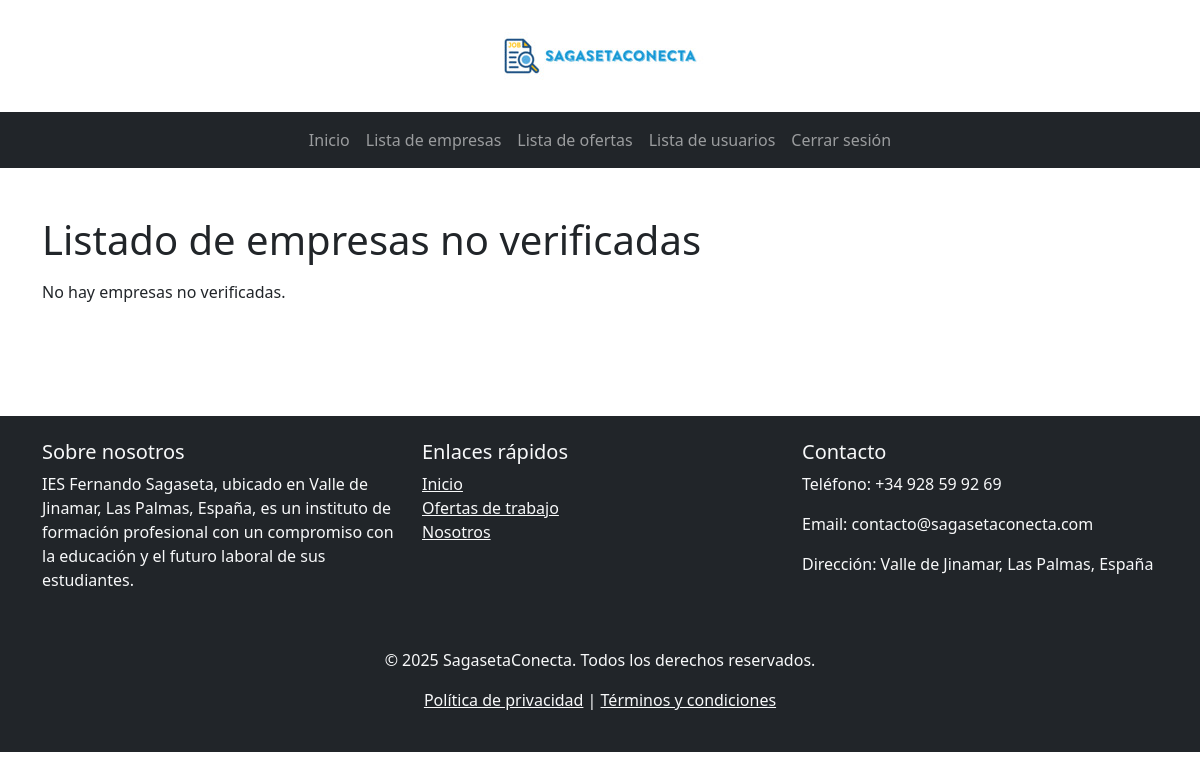
/src/centro/listado_empresas.php (signed in), run on an earlier commit of the app's database.
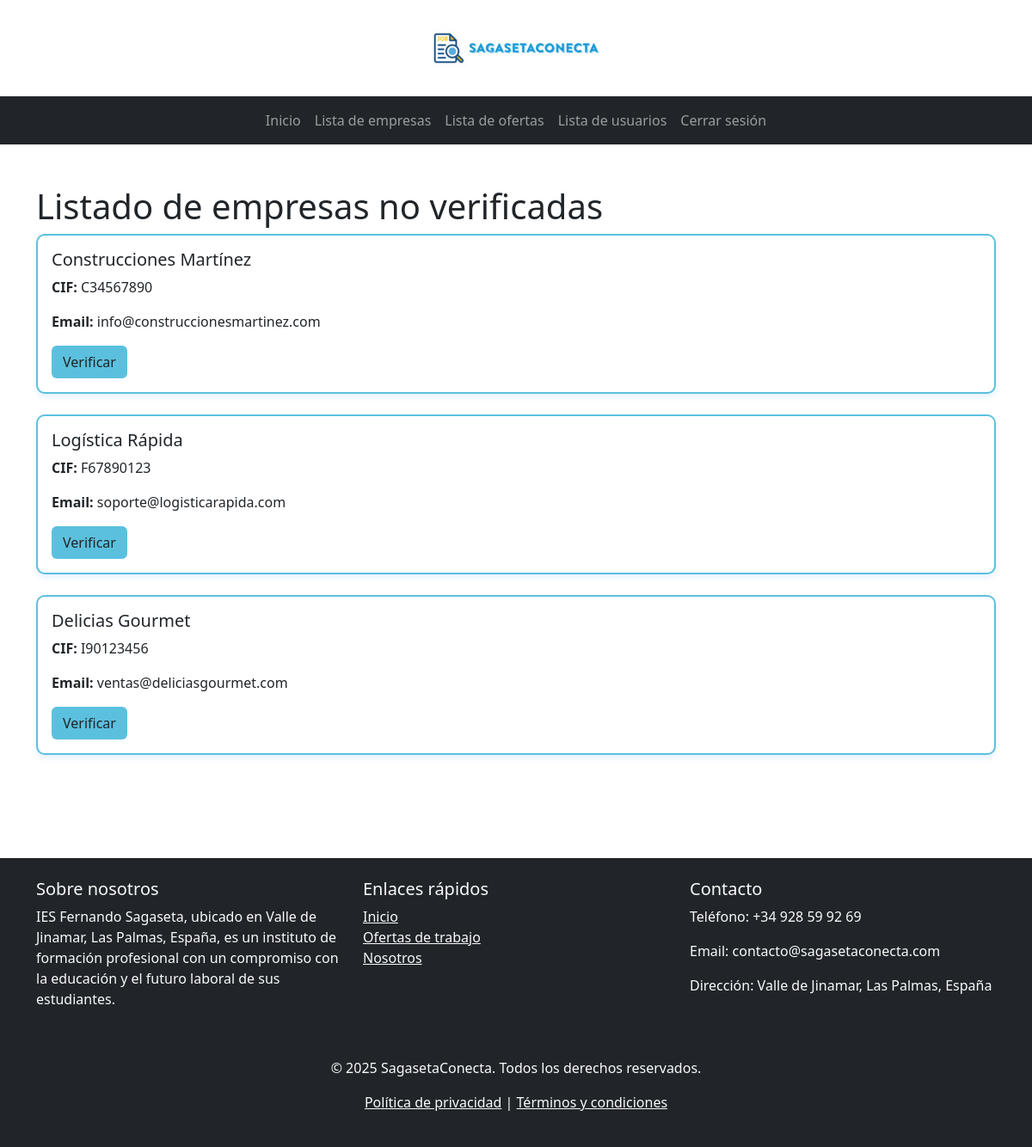
And on a later commit of the database.
### tables this page shows
CREATE TABLE `empresa` (
  `id` bigint(20) NOT NULL,
  `nombre` varchar(255) NOT NULL,
  `CIF` varchar(255) NOT NULL,
  `email` varchar(255) NOT NULL,
  `password` varchar(255) NOT NULL,
  `verificado` tinyint(1) NOT NULL DEFAULT 0
);

### src/centro/listado_empresas.php (the view, shortened to what this page needs)
<!DOCTYPE html>
<html lang="es">
<head>
  <link href="https://cdn.jsdelivr.net/npm/bootstrap@5.3.2/dist/css/bootstrap.min.css" rel="stylesheet">
</head>
<body class="d-flex flex-column min-vh-100">
  <header class="container text-center py-3">
    <img src="../assets/img/logo_size_long.jpg" alt="Logo" class="img-fluid w-70 w-md-50 w-lg-25 mx-auto d-block">
  </header>
  <nav class="navbar navbar-expand-md navbar-dark bg-dark">
    <div class="container">
      <div class="collapse navbar-collapse justify-content-center" id="navbarNav">
        <ul class="navbar-nav">
          <li class="nav-item">
            <a class="nav-link" href="./dashboard_centro.php">Inicio</a>
          </li>
          <li class="nav-item">
            <a class="nav-link" href="./listado_empresas.php">Lista de empresas</a>
          </li>
          <li class="nav-item">
            <a class="nav-link" href="./listado_ofertas.php">Lista de ofertas</a>
          </li>
          <li class="nav-item">
            <a class="nav-link" href="./listado_usuarios.php">Lista de usuarios</a>
          </li>
          <li class="nav-item">
            <a class="nav-link" href="../auth/logout.php">Cerrar sesión</a>
          </li>
        </ul>
      </div>
    </div>
  </nav>
  <main class="container my-5">
    <h1>Listado de empresas no verificadas</h1>
    <?php
    try {
      $conn = createConnection();
      $conn->setAttribute(PDO::ATTR_ERRMODE, PDO::ERRMODE_EXCEPTION);
      $query = "SELECT id, nombre, CIF, email FROM empresa WHERE verificado = 0";
      $stmt = $conn->prepare($query);
      $stmt->execute();
      $empresas = $stmt->fetchAll(PDO::FETCH_ASSOC);
    } catch (PDOException $ex) {
      echo "Error al obtener las empresas: " . $ex->getMessage();
    }
    ?>
    <?php if ($empresas): ?>
      <div class="row">
        <?php foreach ($empresas as $empresa): ?>
          <div class="col-12 mb-4">
            <div class="card h-100" style="border: 2px solid #5bc0de; border-radius: 10px; box-shadow: 0 4px 6px rgba(0, 123, 255, 0.1);">
              <div class="card-body">
                <h5 class="card-title"><?php echo htmlspecialchars($empresa['nombre']); ?></h5>
                <p class="card-text"><strong>CIF:</strong> <?php echo htmlspecialchars($empresa['CIF']); ?></p>
                <p class="card-text"><strong>Email:</strong> <?php echo htmlspecialchars($empresa['email']); ?></p>
                <form action="../assets/function/cambiar_estado_verificado_empresa.php" method="POST">
                  <button type="submit" class="btn" style="background-color: #5bc0de;">Verificar</button>
                </form>
              </div>
            </div>
          </div>
        <?php endforeach; ?>
      </div>
    <?php else: ?>
      <p class="mt-3">No hay empresas no verificadas.</p>
    <?php endif; ?>
  </main>
  <footer class="bg-dark text-light py-4 mt-5">
    <div class="container">
      <div class="row">
        <div class="col-md-4 mb-3">
          <h5>Sobre nosotros</h5>
          <p>IES Fernando Sagaseta, ubicado en Valle de Jinamar, Las Palmas, España, es un instituto de formación profesional con un compromiso con la educación y el futuro laboral de sus estudiantes.</p>
        </div>
        <div class="col-md-4 mb-3">
          <h5>Enlaces rápidos</h5>
          <ul class="list-unstyled">
            <li><a href="../../index.php" class="text-light">Inicio</a></li>
            <li><a href="../../src/ofertas.php" class="text-light">Ofertas de trabajo</a></li>
            <li><a href="../../src/about.php" class="text-light">Nosotros</a></li>
          </ul>
        </div>
        <div class="col-md-4 mb-3">
          <h5>Contacto</h5>
          <p>Teléfono: +34 928 59 92 69</p>
          <p>Email: contacto@sagasetaconecta.com</p>
          <p>Dirección: Valle de Jinamar, Las Palmas, España</p>
        </div>
      </div>
      <div class="text-center mt-4">
        <p>&copy; 2025 SagasetaConecta. Todos los derechos reservados.</p>
        <p>
          <a href="../../src/assets/pdf/Política de Privacidad.pdf" class="text-light" target="_blank">Política de privacidad</a> |
          <a href="../../src/assets/pdf/Términos y Condiciones de Uso.pdf" class="text-light" target="_blank">Términos y condiciones</a>
        </p>
      </div>
    </div>
  </footer>
</body>
</html>

What changed in the data, as far as the page shows it:
added empresa: nombre "Construcciones Martínez", CIF "C34567890", email "info@construccionesmartinez.com"
added empresa: nombre "Logística Rápida", CIF "F67890123", email "soporte@logisticarapida.com"
added empresa: nombre "Delicias Gourmet", CIF "I90123456", email "ventas@deliciasgourmet.com"
Also different on the page:
text no longer shown: "No hay empresas no verificadas."
